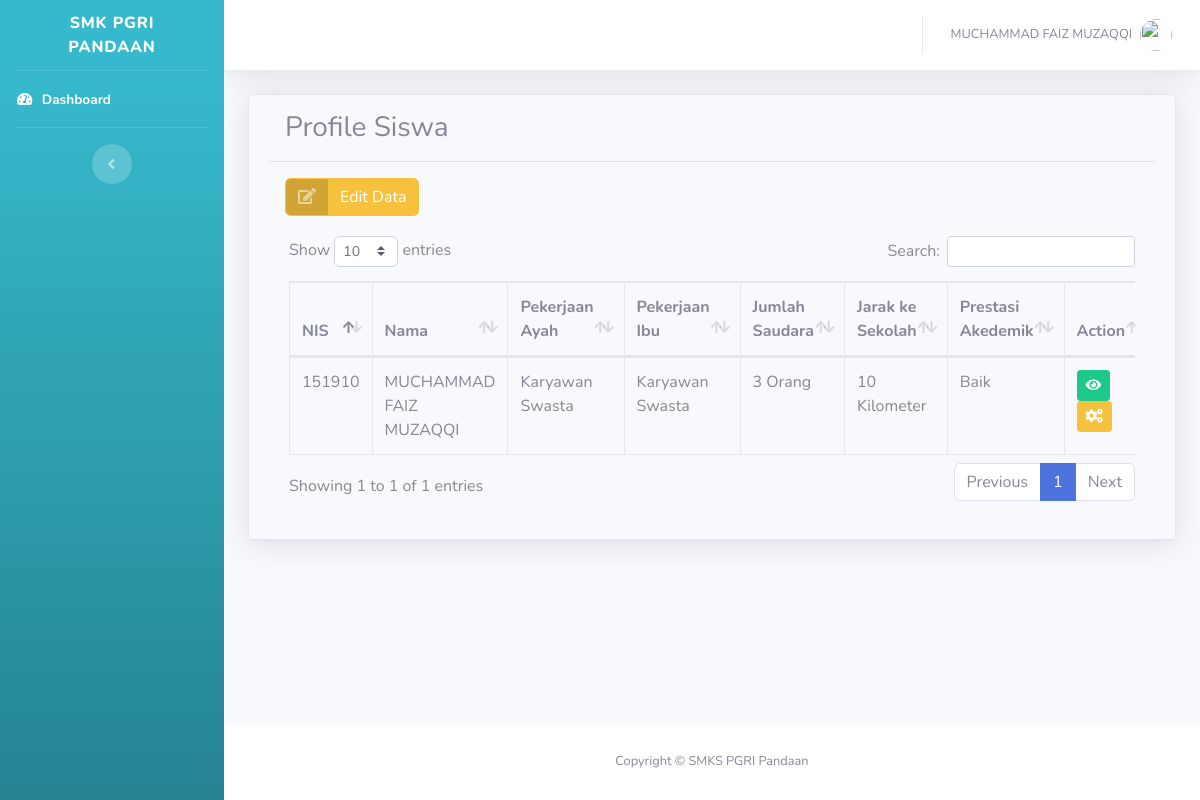
Screenshot of /user (signed in) with the database file from the repository.
### tables this page shows
CREATE TABLE `tb_user` (
  `id` int(11) NOT NULL,
  `nama` varchar(100) NOT NULL,
  `username` varchar(50) NOT NULL,
  `password` varchar(256) NOT NULL,
  `level` int(1) NOT NULL
);

CREATE TABLE `tb_hasil` (
  `nis` varchar(7) NOT NULL,
  `nama` varchar(50) NOT NULL,
  `pekerjaan_ayah` varchar(100) NOT NULL,
  `pendapatan_ayah` int(50) NOT NULL,
  `bobot_pendapatan_ayah` float NOT NULL,
  `pekerjaan_ibu` varchar(100) NOT NULL,
  `pendapatan_ibu` int(50) NOT NULL,
  `bobot_pendapatan_ibu` float NOT NULL,
  `jumlah_saudara` int(11) NOT NULL,
  `bobot_saudara` float NOT NULL,
  `jarak_rumah` float NOT NULL,
  `bobot_jarak` float NOT NULL,
  `prestasi_akedemik` int(11) NOT NULL,
  `keterangan` varchar(50) NOT NULL,
  `kelas` varchar(50) DEFAULT NULL,
  `periode` varchar(20) NOT NULL,
  `level` int(1) NOT NULL
);

### function.php (called while the page is built, shortened)
<?php
require 'connection.php';
function base_url($url = null)
{
  $base_url = "http://localhost/bansos_covid19";
  if ($url != null) {
    return $base_url . "/" . $url;
  } else {
    return $base_url;
  }
}
function query($kuery)
{
  global $conn;
  $result = mysqli_query($conn, $kuery);
  $rows = [];
  while ($row = mysqli_fetch_assoc($result)) {
    $rows[] = $row;
  }
  return $rows;
}

### user/index.php (the view, shortened to what this page needs)
<?php
include 'template/header.php';
$nis = $c['username'];
$data = query("SELECT * FROM tb_hasil WHERE nis ='$nis'")[0];
?>
<div class="card shadow m-4">
  <div class="card-header py-3">
    <h3 class="ml-3">Profile Siswa</h3>
    <hr>
    <?php
    $a = $data['level'];
    if ($a == 0) {
      echo '<a href="edit.php" class="btn btn-warning btn-icon-split ml-3">
      <span class="icon text-white-50">
        <i class="fas fa-edit fas-success"></i>
      </span>
      <span class="text">Edit Data</span>
    </a>';
    }
    ?>
    <div class="card-body">
      <div class="table-responsive">
        <table class="table table-bordered" id="dataTable" width="100%" cellspacing="0">
          <thead>
            <tr>
              <th>NIS</th>
              <th>Nama</th>
              <th>Pekerjaan Ayah</th>
              <th>Pekerjaan Ibu</th>
              <th>Jumlah Saudara</th>
              <th>Jarak ke Sekolah</th>
              <th>Prestasi Akedemik</th>
              <th>Action</th>
            </tr>
          </thead>
          <tbody>
            <?php
            if ($data['prestasi_akedemik'] >= 60 && $data['prestasi_akedemik'] <= 70) {
              $nilai = 'Cukup';
            } elseif ($data['prestasi_akedemik'] >= 71 && $data['prestasi_akedemik'] <= 79) {
              $nilai = 'Baik';
            } elseif ($data['prestasi_akedemik'] >= 80 && $data['prestasi_akedemik'] <= 100) {
              $nilai = 'Sangat Baik';
            } else {
              $nilai = 'Kurang';
            }
            ?>
            <tr>
              <td><?= $data['nis'] ?></td>
              <td><?= $data['nama'] ?></td>
              <td><?= $data['pekerjaan_ayah'] ?></td>
              <td><?= $data['pekerjaan_ibu'] ?></td>
              <td><?= $data['jumlah_saudara'] ?> Orang</td>
              <td><?= $data['jarak_rumah'] ?> Kilometer</td>
              <td><?= $nilai ?></td>
              <td>
                <button type="button" class="btn btn-success btn-sm" data-toggle="modal" data-target="#exampleModal<?= $data['nis'] ?>">
                  <i class="fas fa-eye"></i>
                </button>
                <button type="button" class="btn btn-warning btn-sm" data-toggle="modal" data-target="#exampleModal1<?= $data['nis'] ?>">
                  <i class="fas fa-cogs"></i>
                </button>
              </td>
            </tr>
          </tbody>
        </table>
      </div>
    </div>
  </div>
</div>
</div>
<?php include 'template/footer.php' ?>

### user/template/header.php (shortened to what this page needs)
<?php require '../connection.php';
include_once '../function.php';
$b = $_SESSION['username'];
$q = mysqli_query($conn, "SELECT * FROM tb_user WHERE username='$b'");
$c = mysqli_fetch_assoc($q);
?>
<!DOCTYPE html>
<html lang="en">
<head>
  <link href="<?= base_url('assets/') ?>vendor/fontawesome-free/css/all.min.css" rel="stylesheet" type="text/css">
  <link href="<?= base_url('assets/') ?>css/sb-admin-2.min.css" rel="stylesheet">
  <link href="<?= base_url('assets/') ?>vendor/datatables/dataTables.bootstrap4.min.css" rel="stylesheet">
  <link rel="stylesheet" href="https://stackpath.bootstrapcdn.com/font-awesome/4.7.0/css/font-awesome.min.css">
</head>
<body id="page-top">
  <div id="wrapper">
    <ul class="navbar-nav bg-gradient-info sidebar sidebar-dark accordion" id="accordionSidebar">
      <a class="sidebar-brand d-flex align-items-center justify-content-center" href="index.html">
        <div class="sidebar-brand-text mx-3">SMK PGRI Pandaan</div>
      </a>
      <hr class="sidebar-divider my-0">
      <li class="nav-item active">
        <a class="nav-link" href="<?= base_url('user') ?>">
          <i class="fas fa-fw fa-tachometer-alt"></i>
          <span>Dashboard</span></a>
      </li>
      <hr class="sidebar-divider d-none d-md-block">
      <div class="text-center d-none d-md-inline">
        <button class="rounded-circle border-0" id="sidebarToggle"></button>
      </div>
    </ul>
    <div id="content-wrapper" class="d-flex flex-column">
      <div id="content">
        <nav class="navbar navbar-expand navbar-light bg-white topbar mb-4 static-top shadow">
          <ul class="navbar-nav ml-auto">
            <li class="nav-item dropdown no-arrow">
              <a class="nav-link dropdown-toggle" href="#" id="userDropdown" role="button" data-toggle="dropdown" aria-haspopup="true" aria-expanded="false">
                <span class="mr-2 d-none d-lg-inline text-gray-600 small"><?= $c['nama'] ?></span>
                <img class="img-profile rounded-circle" src="https://source.unsplash.com/QAB-WJcbgJk/60x60">
              </a>
            </li>
          </ul>
        </nav>

### rows the page displays
tb_user: nama "MUCHAMMAD FAIZ MUZAQQI"
tb_hasil: nis "151910", nama "MUCHAMMAD FAIZ MUZAQQI", pekerjaan_ayah "Karyawan Swasta", pekerjaan_ibu "Karyawan Swasta", jumlah_saudara "3", jarak_rumah "10", prestasi_akedemik "Baik"
